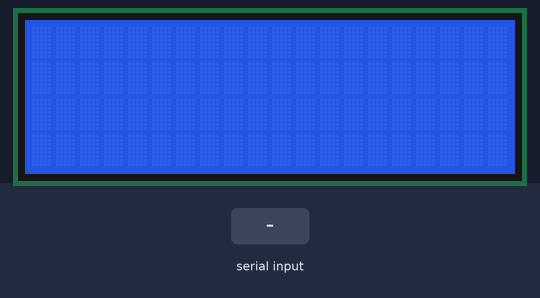
This sketch was run on a simulated Arduino Uno, built with avr-gcc and run on an emulated ATmega328P. On the bench: 20×4 character LCD. The test bench sets the inputs (shaded band).

Above: at 1.2 s.
1.3 s: "1\n" received over Serial
2.8 s: "0\n" received over Serial
At 3.1 s:
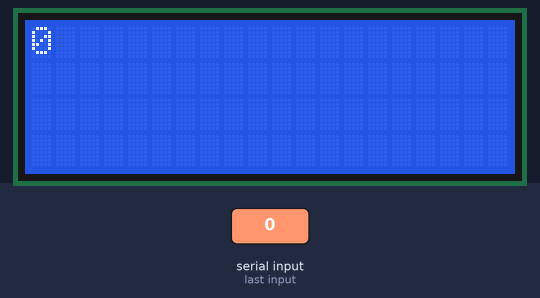
Timing chart, 0 to 5.8 s (numbered marks = the images above; inputs shaded):
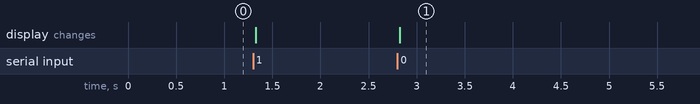

Measured:
- after the input at 2.8 s, the display: changes at once (image 1)

The sketch:

SerialDisplay.ino
```cpp
/*
 * Displays text sent over the serial port (e.g. from the Serial Monitor) on
 * an attached LCD.
 * YWROBOT
 *Compatible with the Arduino IDE 1.0
 *Library version:1.1
 */
#include <Wire.h>
#include <LiquidCrystal_I2C.h>

LiquidCrystal_I2C lcd(0x27,20,4);  // set the LCD address to 0x27 for a 16 chars and 2 line display

void setup()
{
  lcd.init();                      // initialize the lcd
  lcd.backlight();
  Serial.begin(19200);
}

void loop()
{
  lcd.setCursor(0,0);

  // when characters arrive over the serial port...
  if (Serial.available()) {
    // wait a bit for the entire message to arrive
    delay(20);
    // clear the screen
    lcd.clear();
    // read all the available characters
    while (Serial.available() > 0) {
      char receivedChar = Serial.read();
      if (receivedChar == '\t') {    // Check if the received character is a newline
        lcd.setCursor(0, 0);
      } else if (receivedChar == '\n') {    // Check if the received character is a newline
        lcd.setCursor(0, 1);
      } else {
        lcd.write(receivedChar);     // If not a newline, write the character to LCD
      }
    }
  }
}
```
